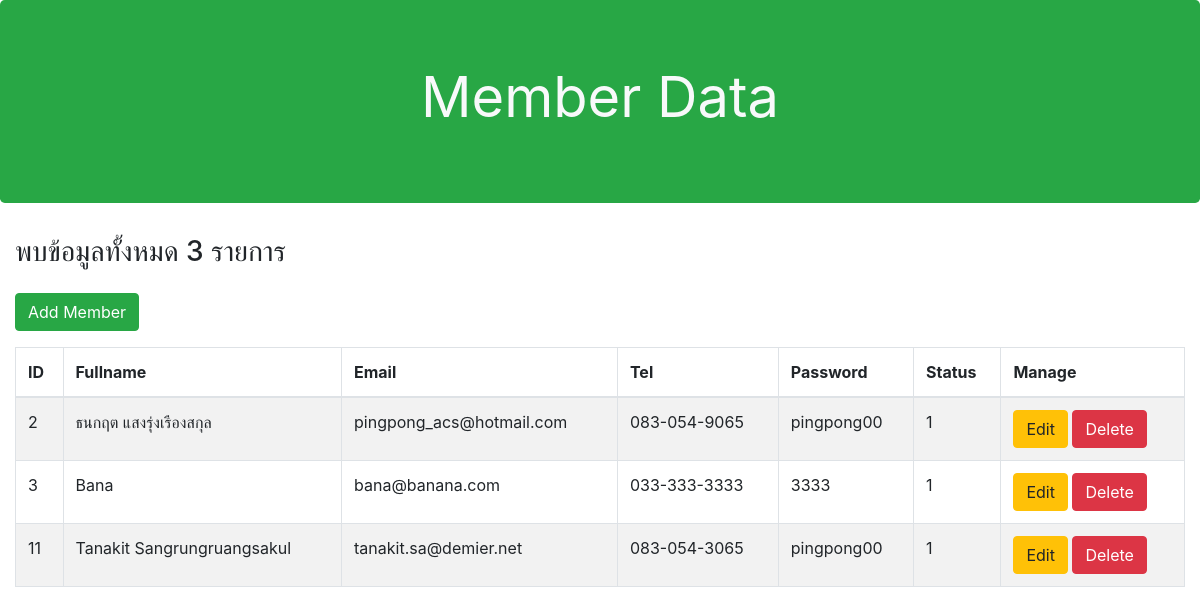
The app's page /read_member.php with its own data.
### tables this page shows
CREATE TABLE `members` (
  `id` int(5) NOT NULL,
  `fullname` varchar(128) NOT NULL,
  `email` varchar(64) NOT NULL,
  `password` varchar(45) NOT NULL,
  `tel` varchar(20) NOT NULL,
  `status` int(1) NOT NULL
);

### read_member.php (the view, shortened to what this page needs)
<?php
require "config/connect_mysql.php";
$sql = "SELECT * FROM members";
$query = mysqli_query($connect, $sql);
$row = mysqli_num_rows($query);
?>
<!DOCTYPE html>
<html lang="en">
<head>
    <link rel="stylesheet" href="bootstrap/css/bootstrap.min.css">
</head>
<body>
    <div class="jumbotron bg-success">
        <h1 class="display-4 text-light text-center"><b>Member Data</b></h1>
    </div>
    <div class="container-fluid">
<?php
echo "<h3 class='mb-4'>พบข้อมูลทั้งหมด " . $row . " รายการ</h3>";
echo "<p><a href='create_member.php' class='btn btn-success'>Add Member</a></p>";
echo "
    <table class='table table-bordered table-striped' >
        <thead>
            <tr>
                <th>ID</th>
                <th>Fullname</th>
                <th>Email</th>
                <th>Tel</th>
                <th>Password</th>
                <th>Status</th>
                <th>Manage</th>
            </tr>
        </thead>
        <tbody>";
while ($data = mysqli_fetch_assoc($query))
{
    echo "
            <tr>
                <td>" . $data["id"] . "</td>
                <td>" . $data["fullname"] . "</td>
                <td>" . $data["email"] . "</td>
                <td>" . $data["tel"] . "</td>
                <td>" . $data["password"] . "</td>
                <td>" . $data["status"] . "</td>
                <td>
                    <a href='update_member.php?id=" . $data["id"] . "'class='btn btn-warning'>Edit</a>
                    <a href='delete_member.php?id=" . $data["id"] . "'class='btn btn-danger'>Delete</a>
                </td>
            </tr>";
}
echo "
        </tbody>
    </table>";
?>
    </div>
</body>
</html>

### records on screen
members: id "2", fullname "ธนกฤต แสงรุ่งเรืองสกุล", email "pingpong_acs@hotmail.com", tel "083-054-9065", password "pingpong00", status "1"
members: id "3", fullname "Bana", email "bana@banana.com", tel "033-333-3333", password "3333", status "1"
members: id "11", fullname "Tanakit Sangrungruangsakul", email "tanakit.sa@demier.net", tel "083-054-3065", password "pingpong00", status "1"

### other values on screen
$row "3"
